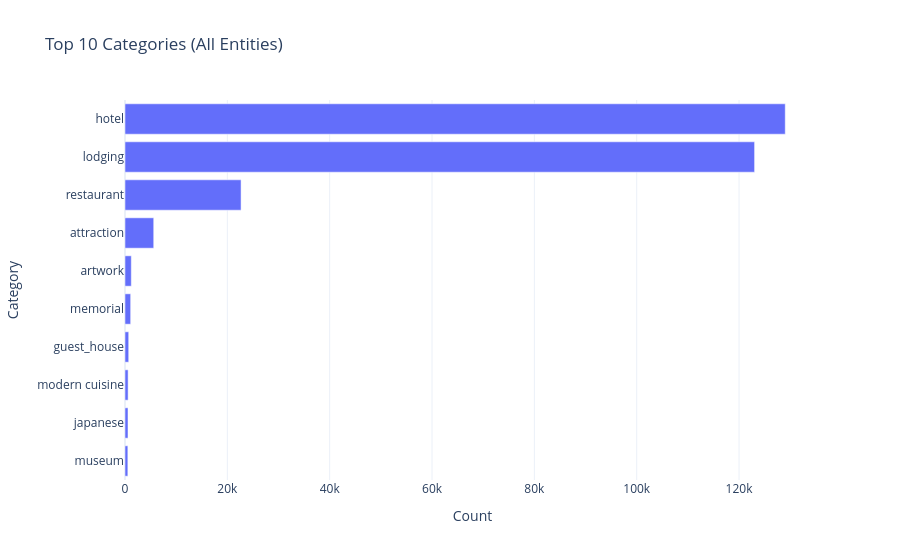

This figure's notebook cell:
### Code cell
top_cats = df_cats["category"].value_counts().head(10)

fig = px.bar(
    x=top_cats.values,
    y=top_cats.index,
    orientation="h",
    title="Top 10 Categories (All Entities)",
    labels={"x": "Count", "y": "Category"},
    template=PLOTLY_TEMPLATE,
)
fig.update_layout(yaxis=dict(autorange="reversed"))
fig.show()

### Figure 1 — Plotly figure (JSON) as saved in the notebook; plotly's stock layout.template omitted (floating-point values rounded to 4 significant figures)
{"data": [{"hovertemplate": "Count=%{x}<br>Category=%{y}<extra></extra>", "legendgroup": "", "marker": {"color": "#636efa", "pattern": {"shape": ""}}, "name": "", "orientation": "h", "showlegend": false, "textposition": "auto", "type": "bar", "x": [129028, 123037, 22683, 5612, 1232, 1106, 725, 610, 588, 557], "xaxis": "x", "y": ["hotel", "lodging", "restaurant", "attraction", "artwork", "memorial", "guest_house", "modern cuisine", "japanese", "museum"], "yaxis": "y"}], "layout": {"barmode": "relative", "legend": {"tracegroupgap": 0}, "title": {"text": "Top 10 Categories (All Entities)"}, "xaxis": {"anchor": "y", "domain": [0, 1], "title": {"text": "Count"}}, "yaxis": {"anchor": "x", "autorange": "reversed", "domain": [0, 1], "title": {"text": "Category"}}}}
